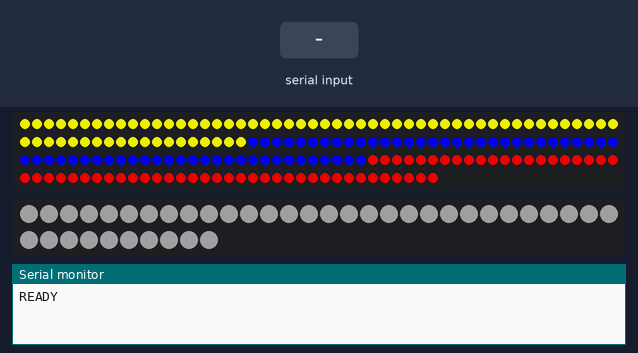
Simulated run of this sketch. Board: Arduino Uno, built with avr-gcc and run on an emulated ATmega328P. Parts: 185 RGB LEDs in strip order, left to right, continuing on the next row, 40 RGB LEDs in strip order, left to right, continuing on the next row, the last lines printed to the serial monitor. Inputs (shaded band) come from the test bench. Dim RGB values are drawn brighter than linear.

Above: at 2.2 s.
2.3 s: "ERROR\n" received over Serial
At 2.7 s:
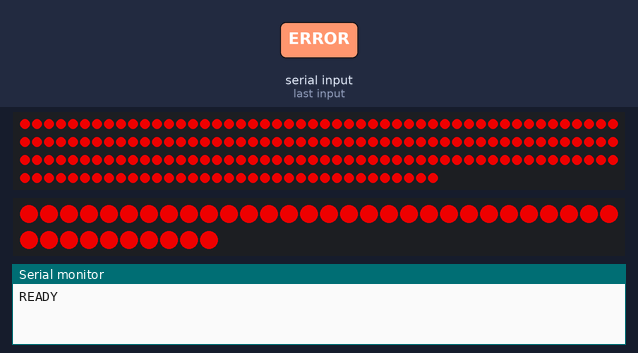
5.3 s: "FRIDGE\n" received over Serial
At 5.8 s:
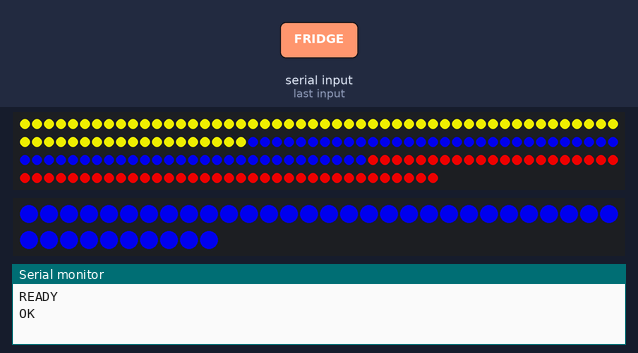
6.8 s: "STRONG SHAKE\n" received over Serial
At 8.0 s:
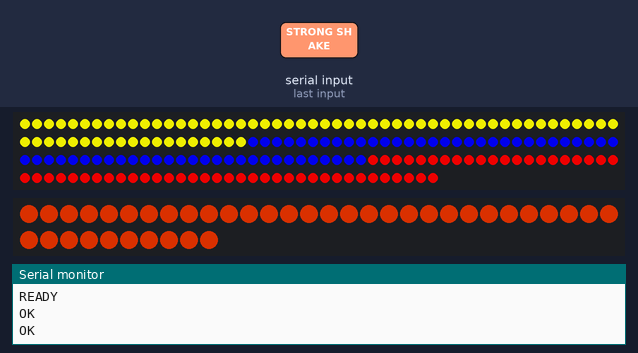
8.3 s: "WEAK SHAKE\n" received over Serial
9.8 s: "FINAL\n" received over Serial
At 10.4 s:
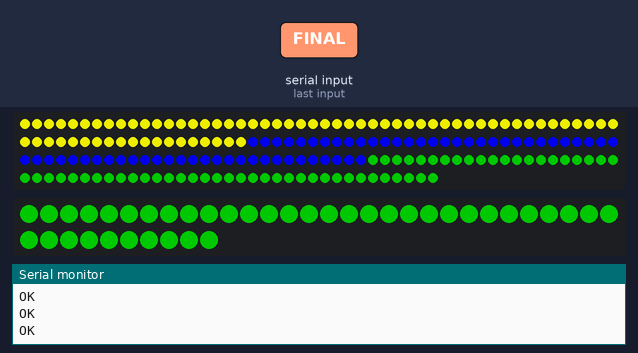
11.3 s: "STRONG SHAKE\n" received over Serial
At 12.7 s:
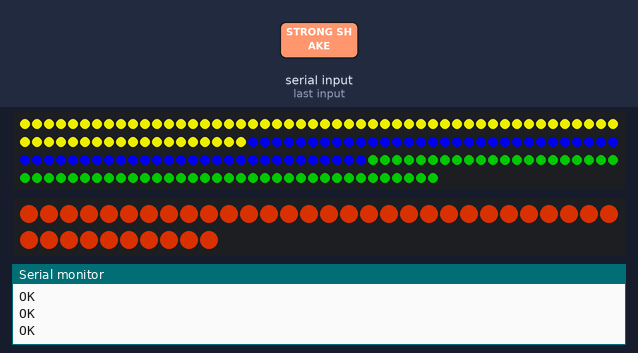
Timing chart, 0 to 13.8 s (numbered marks = the images above; inputs shaded):
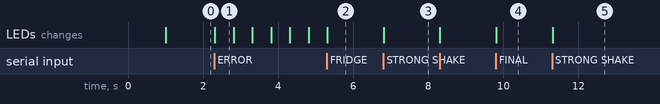

The sketch:

leds.ino
```cpp
#include <FastLED.h>

#define ROBOT_NUM_LEDS 40
#define TABLE_NUM_LEDS 185 // All zone LED number
#define TEST_NUM_LEDS 69
#define FRIDGE_NUM_LEDS 60
#define SCAN_NUM_LEDS 56
#define BRIGHTNESS 200
#define TABLE_PIN 11
#define ROBOT_PIN 5

CRGB tables[TABLE_NUM_LEDS];
CRGB robot[ROBOT_NUM_LEDS];

String command = "";
bool errorMode = false;
bool blinkState = false;
unsigned long lastBlink = 0;
const int blinkInterval = 500;

void setup() {
  Serial.begin(115200);
  delay(1000);

  FastLED.addLeds<WS2811, TABLE_PIN, GRB>(tables, TABLE_NUM_LEDS);
  FastLED.addLeds<WS2811, ROBOT_PIN, GRB>(robot, ROBOT_NUM_LEDS);
  FastLED.setBrightness(BRIGHTNESS);

  resetToIdle();

  Serial.println("READY");
}

void loop() {
  readSerial();
  if (errorMode) {
    handleErrorBlink();
  }
}

void setRobotColor(CRGB color) {
  for (int i = 0; i < ROBOT_NUM_LEDS; i++) robot[i] = color;
}

void setZoneColor(String zone, CRGB color) {
  int start, end;

    if (zone =="TEST") { start = 0; end = TEST_NUM_LEDS; }
    else if (zone == "FRIDGE") { start = TEST_NUM_LEDS; end = FRIDGE_NUM_LEDS + start; }
    else if (zone == "SCAN") { start = FRIDGE_NUM_LEDS + TEST_NUM_LEDS; end = SCAN_NUM_LEDS + start; }
    else { start = 0; end = TABLE_NUM_LEDS; }

  for (int i = start; i < end; i++) tables[i] = color;
}

void readSerial() {
  while (Serial.available()) {
    char c = Serial.read();
    if (c == '\n' || c == '\r') {
      if (command.length() > 0) {
        handleCommand(command);
        command = "";
      }
    } else {
      command += c;
    }
  }
}

void resetToIdle() {
  setZoneColor("FRIDGE", CRGB::Blue);
  setZoneColor("TEST", CRGB::Yellow);
  setZoneColor("SCAN", CRGB::Red);
  setRobotColor(CRGB(40, 40, 40));
  FastLED.show();
}

void handleCommand(String cmd) {
  cmd.trim();

  if (cmd == "ERROR") {
    errorMode = true;
    return;
  }

  errorMode = false;

  if (cmd == "IDLE") {
    setZoneColor("FRIDGE", CRGB::Blue);
    setZoneColor("TEST", CRGB::Yellow);
    setZoneColor("SCAN", CRGB::Red);
    setRobotColor(CRGB(40, 40, 40));
  }
  else if (cmd == "FRIDGE") {
    setZoneColor("FRIDGE", CRGB::Blue);
    setZoneColor("TEST", CRGB::Yellow);
    setZoneColor("SCAN", CRGB::Red);
    setRobotColor(CRGB::Blue);
  }
  else if (cmd == "STRONG SHAKE") {
    setRobotColor(CRGB(180, 40, 0));     // dark reddish-orange
  }
  else if (cmd == "WEAK SHAKE") {
    setRobotColor(CRGB(60, 40, 0));
  }
  else if (cmd == "FINAL") {
    setZoneColor("FRIDGE", CRGB::Blue);
    setZoneColor("TEST", CRGB::Yellow);
    setZoneColor("SCAN", CRGB::Green);
    setRobotColor(CRGB::Green);
  }
  else if (cmd == "RESET") {
    resetToIdle();
    Serial.println("OK");
    return;
  }
  else {
    Serial.print("UNKNOWN: ");
    Serial.println(cmd);
    return;
  }

  FastLED.show();
  Serial.println("OK");
}

void handleErrorBlink() {
  unsigned long now = millis();
  if (now - lastBlink > blinkInterval) {
    lastBlink = now;
    blinkState = !blinkState;
    CRGB color = blinkState ? CRGB::Red : CRGB::Black;
    setZoneColor("FRIDGE", color);
    setZoneColor("TEST", color);
    setZoneColor("SCAN", color);
    setRobotColor(color);
    FastLED.show();
  }
}
```

Measured:
- after the input at 2.3 s, the LEDs: change at once (image 1)
- after the input at 5.3 s, the LEDs: change at once (image 2)
- after the input at 6.8 s, the LEDs: change at once (image 3)
- after the input at 9.8 s, the LEDs: change at once (image 4)
- after the input at 11.3 s, the LEDs: change at once (image 5)
- what the display in image 1 shows lasts 0.5 s, from 2.3 s to 2.8 s
